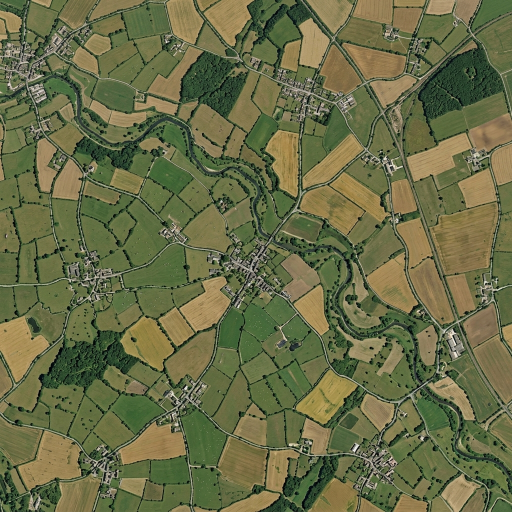
#> input picture inspiracion/mapa_visual.jpeg, 1024 x 1024 px (shown at 1/2 size); its folder holds 2 pictures in this run
$ python generate_osm.py
#> lines starting #> are read from the running program, lines starting #| are printed output that depends on the picture; after the words box and inside, x2 and y2 are one past the last pixel; in counts of white or black regions, pixels touching at a corner belong together
### map_source.py
#!/usr/bin/env python3
"""Shared reading of the inspiration imagery, plus the geometry helpers built on it.

Both the DEM generator and the OSM generator need the same river alignment, the same
village and the same industrial pads: if each script traced them on its own, a tweak to
one threshold would silently move the flattened ground out from under the farmyards.
So everything derived from `inspiracion/` lives here and is imported by both.

The two source images are 1024x1024 and are mapped 1:1 onto the *playable* area, so one
image pixel is PLAYABLE_M / 1024 = 4 metres. The DEM's non-playable border is filled by
mirroring the image outwards (see `padded_height_trend`).

Local coordinates follow the convention the rest of the project already uses:
    playable metres, x east, y south from the north edge, origin at the NW corner.
"""
import math
import os
from collections import deque

import numpy as np
from PIL import Image
from scipy import ndimage
from scipy.spatial import ConvexHull
import matplotlib
matplotlib.use('Agg')
import matplotlib.pyplot as plt

# --------------------------------------------------------------------- geometry
CANVAS_M = 12288.0         # full heightmap canvas (1 px = 1 m)
PLAYABLE_M = 8192.0        # playable area, centred in the canvas
OFFSET_M = (CANVAS_M - PLAYABLE_M) / 2.0      # 2048 m

SRC_PX = 1024              # inspiration image size
MPP = PLAYABLE_M / SRC_PX  # metres per source pixel

# The reference images are mapped 1:1 onto the playable area, so every distance read out
# of them scales with the map: make the map twice as wide and the same photographed
# field is twice as wide on the ground. The tuning constants in the generators were set
# against a 4096 m map and are multiplied by this, so changing PLAYABLE_M above is all
# it takes to resize the whole thing.
#
# Physical widths - hedgerows, lane corridors, the smoothing kernel - are NOT scaled:
# a hedge is a hedge whatever the map measures.
TUNED_AT_M = 4096.0
MAP_SCALE = PLAYABLE_M / TUNED_AT_M

ROOT = os.path.dirname(os.path.abspath(__file__))
VISUAL_PATH = os.path.join(ROOT, "inspiracion", "mapa_visual.jpeg")
HEIGHT_PATH = os.path.join(ROOT, "inspiracion", "mapa_alturas.jpeg")

# Elevation design, in metres. English lowland: a broad valley with gentle uplands.
RIVER_Z_UPSTREAM = 52.0    # water surface where the river enters at the NW
RIVER_Z_DOWNSTREAM = 24.0  # ...and where it leaves at the SE
LAND_Z_MIN = 30.0          # lowest ground away from the river
LAND_Z_MAX = 110.0         # hilltops

RIVER_HALF_M = 16.0        # half-width of the water channel
RIVER_DEPTH_M = 3.5        # bed below the water surface

# A lake on the river, fed and drained by it. It is placed by position along the river
# rather than by map coordinates, so it stays on the water however the traced alignment
# moves. Across this reach the water surface is flat - that is what makes it a lake and
# not a wide bit of river - and the profile drops again at the outlet.
LAKE_FROM_T = 0.585        # fraction of river chainage where the lake begins
LAKE_TO_T = 0.715          # ...and where it ends
LAKE_HALF_MAX_M = 130.0 * MAP_SCALE   # widest half-width, at the middle of the reach
LAKE_DEPTH_M = 6.0         # deepest point below the water surface
LAKE_BANK_M = 4.0          # how far the shore climbs above the water at the rim
LAKE_SHELF_M = 0.45 * LAKE_HALF_MAX_M   # how far in the bed takes to reach full depth
LAKE_BANK_WIDTH_M = 0.35 * LAKE_HALF_MAX_M   # width of the graded shore outside it
LAKE_RIM = 1.35            # the bank is cut out to this multiple of the half-width
LAKE_FAR = 4.0             # sentinel for 'not in the lake reach' (finite, see lake_field)

# Working raster for every mask/cut pass, in metres per pixel. Two metres keeps an 8 m
# hedgerow four pixels wide, which is the narrowest thing any of the cutting passes has
# to resolve.
GRID_S = 2.0
GRID_N = int(PLAYABLE_M / GRID_S)

# A settlement smaller than this in the source is a single farmstead, not a place to put
# a production on. Scales with area, so it tracks the map size.
MIN_SETTLEMENT_HA = 1.0 * MAP_SCALE ** 2


# --------------------------------------------------------------------- helpers
def disk(radius_px):
    r = int(round(radius_px))
    if r < 1:
        return np.ones((1, 1), bool)
    yy, xx = np.ogrid[-r:r + 1, -r:r + 1]
    return (xx * xx + yy * yy) <= r * r


def simplify(points, tol):
    """Iterative Douglas-Peucker; the raster outlines are far too dense to keep."""
    pts = np.asarray(points, dtype=float)
    if len(pts) < 3:
        return [tuple(p) for p in pts]
    keep = np.zeros(len(pts), dtype=bool)
    keep[0] = keep[-1] = True
    stack = [(0, len(pts) - 1)]
    while stack:
        i0, i1 = stack.pop()
        if i1 <= i0 + 1:
            continue
        a, b = pts[i0], pts[i1]
        seg = b - a
        seg_len = math.hypot(seg[0], seg[1])
        chunk = pts[i0 + 1:i1]
        if seg_len < 1e-9:
            d = np.hypot(chunk[:, 0] - a[0], chunk[:, 1] - a[1])
        else:
            d = np.abs(seg[0] * (chunk[:, 1] - a[1])
                       - seg[1] * (chunk[:, 0] - a[0])) / seg_len
        k = int(np.argmax(d))
        if d[k] > tol:
            k += i0 + 1
            keep[k] = True
            stack.append((i0, k))
            stack.append((k, i1))
    return [tuple(p) for p in pts[keep]]


def ring_area_ha(poly):
    return abs(sum(poly[k][0] * poly[k + 1][1] - poly[k + 1][0] * poly[k][1]
                   for k in range(len(poly) - 1))) / 2.0 / 10000.0


def polyline_length(pts):
    return sum(math.dist(pts[i], pts[i + 1]) for i in range(len(pts) - 1))


def resample(pts, step):
    p = np.asarray(pts, dtype=float)
    seg = np.hypot(*np.diff(p, axis=0).T)
    cum = np.concatenate([[0.0], np.cumsum(seg)])
    tgt = np.arange(0.0, cum[-1], step)
    return np.column_stack([np.interp(tgt, cum, p[:, i]) for i in (0, 1)])


# [16 lines left out: function chaikin, not called in this run]


MIN_HOLE_PX = 30           # a smaller interior hole is raster noise, and gets filled


def open_holes(comp):
    """Cut a one-pixel slot from every interior hole out to the edge of the component.

    A way in the generated .osm is a simple polygon: it cannot carry a hole. Contouring
    a donut returns two rings, and emitting both gives a filled outer polygon with a
    filled inner one on top of it - so a field would cover the copse it was cut around,
    and overlap itself while doing it. Slotting each hole open turns the donut into one
    keyhole ring that traces correctly.

    Holes below MIN_HOLE_PX are filled rather than slotted: a single stray pixel in the
    middle of a lake is not a clearing, and slotting it draws a several-hundred-metre
    scar across the polygon to reach the shore.
    """
    from PIL import ImageDraw
    filled = ndimage.binary_fill_holes(comp)
    holes = filled & ~comp
    if not holes.any():
        return comp
    outside = ~filled
    if not outside.any():
        return comp

    lab, k = ndimage.label(holes, np.ones((3, 3), bool))
    sizes = ndimage.sum(holes, lab, range(1, k + 1))
    speck = np.nonzero(sizes < MIN_HOLE_PX)[0] + 1
    if len(speck):
        comp = comp | np.isin(lab, speck)
        if len(speck) == k:
            return comp

    # Distance to the nearest pixel outside the component, and which pixel that is.
    dist, idx = ndimage.distance_transform_edt(~outside, return_indices=True)
    img = Image.fromarray(comp.astype(np.uint8) * 255)
    draw = ImageDraw.Draw(img)
    for hid in range(1, k + 1):
        if sizes[hid - 1] < MIN_HOLE_PX:
            continue
        ys, xs = np.nonzero(lab == hid)
        j = int(np.argmin(dist[ys, xs]))
        y0, x0 = int(ys[j]), int(xs[j])
        y1, x1 = int(idx[0][y0, x0]), int(idx[1][y0, x0])
        draw.line([(x0, y0), (x1, y1)], fill=0, width=1)
    return np.array(img) > 0


# [38 lines left out: function regularise, not called in this run]


def trace_components(mask, s, min_ha, simp_tol, offset=(0.0, 0.0), clip_to=None):
    """Outline every component of a boolean mask as simplified closed rings.

    Works on the bounding box of each component rather than the whole grid, which is
    what makes the per-parcel cutting passes affordable. Holes are slotted open first
    (see `open_holes`) so each component comes back as exactly one ring.
    """
    lab, k = ndimage.label(mask, np.ones((3, 3), bool))
    if k == 0:
        return []
    hi = PLAYABLE_M if clip_to is None else clip_to
    out = []
    objs = ndimage.find_objects(lab)
    for lid in range(1, k + 1):
        sl = objs[lid - 1]
        comp = lab[sl] == lid
        if comp.sum() * s * s / 10000.0 < min_ha:
            continue
        comp = open_holes(comp)
        h, w = comp.shape
        padded = np.zeros((h + 2, w + 2), dtype=np.float32)
        padded[1:-1, 1:-1] = comp
        ax_x = (np.arange(w + 2) - 1.5 + sl[1].start + 0.5) * s + offset[0]
        ax_y = (np.arange(h + 2) - 1.5 + sl[0].start + 0.5) * s + offset[1]
        gx, gy = np.meshgrid(ax_x, ax_y)
        fig, ax = plt.subplots()
        cs = ax.contour(gx, gy, padded, levels=[0.5])
        plt.close(fig)
        if not cs.allsegs[0]:
            continue
        rings = []
        for seg in cs.allsegs[0]:
            if len(seg) < 4:
                continue
            pts = [(min(max(float(x), 0.0), hi), min(max(float(y), 0.0), hi))
                   for x, y in seg]
            if pts[0] != pts[-1]:
                pts.append(pts[0])
            pts = simplify(pts, simp_tol)
            if len(pts) < 4:
                continue
            if pts[0] != pts[-1]:
                pts.append(pts[0])
            rings.append((pts, ring_area_ha(pts)))
        if not rings:
            continue
        # One component, one polygon: keep the enclosing ring and discard the rest.
        best = max(rings, key=lambda z: z[1])
        if best[1] >= min_ha:
            out.append(best)
    return out


def to_grid(mask_src, n=GRID_N):
    """Source-image mask -> working raster, nearest neighbour (indices must stay crisp)."""
    return np.array(Image.fromarray(mask_src.astype(np.uint8) * 255).resize(
        (n, n), Image.Resampling.NEAREST)) > 0


# --------------------------------------------------------------------- imagery
def load_visual():
    """Wood mask, building mask and hedgerow density, all at source-image resolution."""
    if not os.path.exists(VISUAL_PATH):
        raise SystemExit(f"Missing inspiration image: {VISUAL_PATH}")
    hsv = np.array(Image.open(VISUAL_PATH).convert("HSV"), dtype=np.float32)
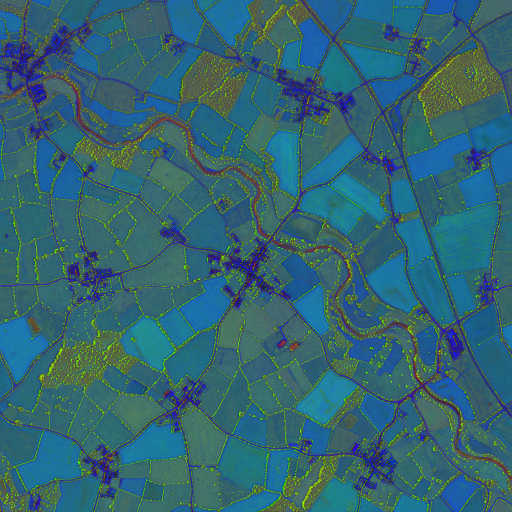
#> hsv: shape (1024, 1024, 3) float32 (shown at 1/2 size); mean R, G, B 50.6, 101.1, 113.6
    hue, sat, val = hsv[..., 0] / 255.0, hsv[..., 1] / 255.0, hsv[..., 2] / 255.0
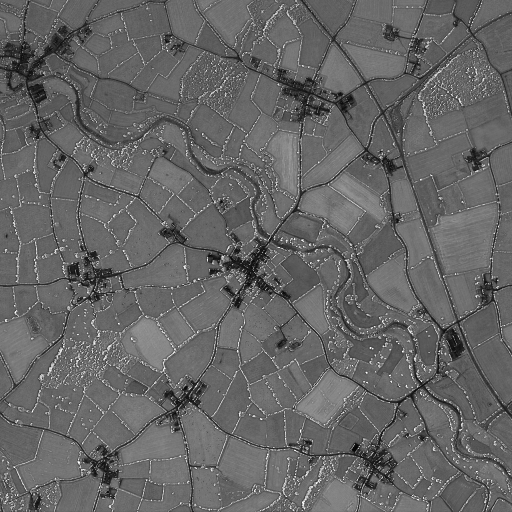
#> sat: shape (1024, 1024) float32 (shown at 1/2 size); min 0, max 1, mean 0.396
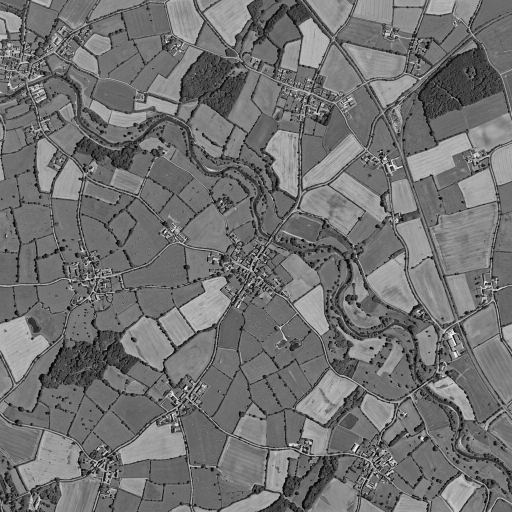
#> val: shape (1024, 1024) float32 (shown at 1/2 size); min 0, max 1, mean 0.445
    val_s = ndimage.gaussian_filter(val, 1.0)

    # Woodland: dark, saturated and green.
    wood = (val < 0.32) & (sat > 0.22) & (hue > 0.18) & (hue < 0.47)
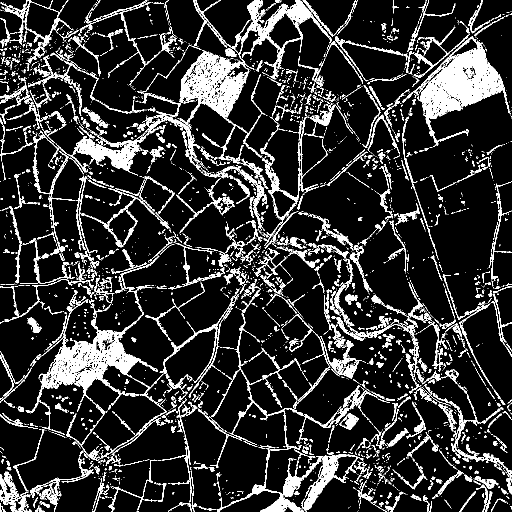
#> wood: shape (1024, 1024) bool (shown at 1/2 size); 15.4% white; 3295 white regions (2475 under 20 px), largest, box (x1, y1, x2, y2) and area: (359, 0, 663, 350) 15751, (52, 590, 471, 860) 13564, (804, 78, 1022, 294) 12847
    wood = ndimage.binary_opening(wood, np.ones((3, 3), bool))
#> wood: shape (1024, 1024) bool; 7.7% white; 2072 white regions (1202 under 20 px), largest, box (x1, y1, x2, y2) and area: (840, 85, 1001, 230) 8559, (148, 273, 276, 341) 2764, (120, 680, 173, 744) 1154
    wood = ndimage.binary_closing(wood, np.ones((7, 7), bool))
#> wood: shape (1024, 1024) bool; 10.3% white; 1002 white regions (485 under 20 px), largest, box (x1, y1, x2, y2) and area: (840, 85, 1009, 272) 13244, (82, 658, 293, 787) 10366, (361, 102, 497, 236) 8416

    # Buildings: desaturated and bright. The lanes are the same grey, so an opening
    # with a small disk drops the linear features and keeps the blobs; the closing
    # afterwards gathers a scatter of roofs into one settlement.
    roofs = (sat < 0.20) & (val > 0.33)
#> roofs: shape (1024, 1024) bool; 4.6% white; 2121 white regions (1945 under 20 px), largest, box (x1, y1, x2, y2) and area: (0, 67, 278, 229) 4902, (489, 111, 795, 381) 4665, (445, 476, 867, 890) 4239
    blobs = ndimage.binary_opening(roofs, disk(2))
#> blobs: shape (1024, 1024) bool; 1.3% white; 250 white regions (81 under 20 px), largest, box (x1, y1, x2, y2) and area: (892, 657, 928, 719) 1003, (463, 514, 512, 556) 566, (58, 168, 91, 198) 440
    blobs = ndimage.binary_closing(blobs, disk(6))
#> blobs: shape (1024, 1024) bool; 2.1% white; 96 white regions (21 under 20 px), largest, box (x1, y1, x2, y2) and area: (6, 51, 133, 207) 3955, (446, 491, 544, 589) 2412, (703, 887, 786, 951) 1954
    blobs = ndimage.binary_opening(blobs, disk(2))
#> blobs: shape (1024, 1024) bool; 2% white; 115 white regions (32 under 20 px), largest, box (x1, y1, x2, y2) and area: (6, 86, 93, 207) 3054, (451, 492, 540, 584) 2365, (703, 887, 786, 951) 1953
    setts = ndimage.binary_fill_holes(ndimage.binary_closing(blobs, disk(10)))
#> setts: shape (1024, 1024) bool; 2.9% white; 63 white regions (14 under 20 px), largest, box (x1, y1, x2, y2) and area: (10, 51, 134, 207) 5658, (415, 477, 544, 589) 3976, (703, 876, 788, 979) 3306

    # Hedgerow density: every dark line (hedge, tree belt) or grey line (lane). Blurred,
    # it is a good proxy for how small the fields are in each part of the map.
    barrier = ((val_s < 0.33) | (sat < 0.22)).astype(np.float32)
#> barrier: shape (1024, 1024) float32; values 0 (black) and 1 (white), 22.1% white; 1210 white regions (855 under 20 px), largest, box (x1, y1, x2, y2) and area: (0, 0, 1024, 1024) 192714, (930, 283, 1024, 568) 2477, (862, 880, 997, 1024) 1900
    density = ndimage.gaussian_filter(barrier, 30.0)
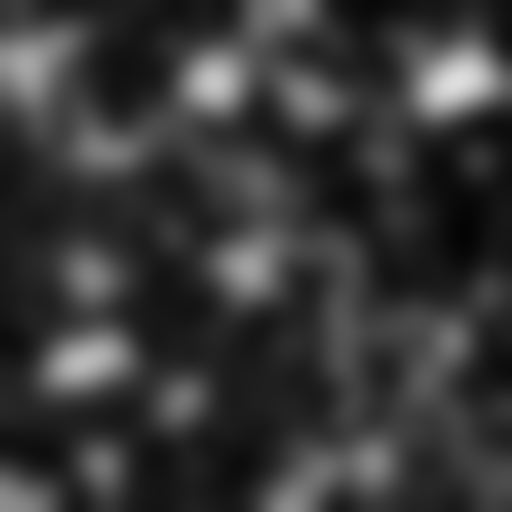
#> density: shape (1024, 1024) float32 (shown at 1/2 size); min 0.018, max 0.87, mean 0.221
    return wood, setts, density


def load_height_trend():
    """The greyscale of the inspiration heightmap, at source-image resolution."""
    if not os.path.exists(HEIGHT_PATH):
        raise SystemExit(f"Missing inspiration image: {HEIGHT_PATH}")
    return np.array(Image.open(HEIGHT_PATH).convert("L"), dtype=np.float32)
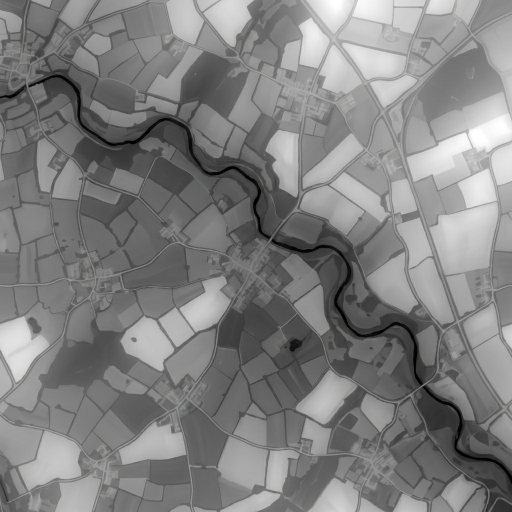
#> input picture inspiracion/mapa_alturas.jpeg, 1024 x 1024 px (shown at 1/2 size)
#> returned value: shape (1024, 1024) float32


# [11 lines left out: function padded_height_trend, not called in this run]


RIVER_STEP = 8.0           # canonical spacing of the river centreline nodes
_RIVER_CACHE = {}


def load_river_path(step=None, extend_m=None):
    """The river centreline, as playable-area metres, running NW -> SE.

    Traced from the dark channel in the inspiration heightmap: threshold, keep the
    largest component, then walk its longest internal path with a double breadth-first
    search (the classic graph-diameter trick) and smooth the result.
    """
    # Cached and canonical. Sampling the same alignment at two different steps gives two
    # slightly different polylines, and anything derived from "the nearest river node" -
    # the lake half-width above all - then disagrees between the generators.
    if step is None:
        step = RIVER_STEP
    key = (step, extend_m)
    if key in _RIVER_CACHE:
        return _RIVER_CACHE[key]

    a = ndimage.median_filter(load_height_trend(), size=3)
    mask = ndimage.binary_closing(a < 55, structure=np.ones((5, 5), bool))
#> mask: shape (1024, 1024) bool; 2.4% white; 26 white regions (18 under 20 px), largest, box (x1, y1, x2, y2) and area: (2, 141, 1022, 989) 22993, (972, 980, 1022, 1022) 1113, (578, 674, 611, 705) 486
    lab, k = ndimage.label(mask, np.ones((3, 3), bool))
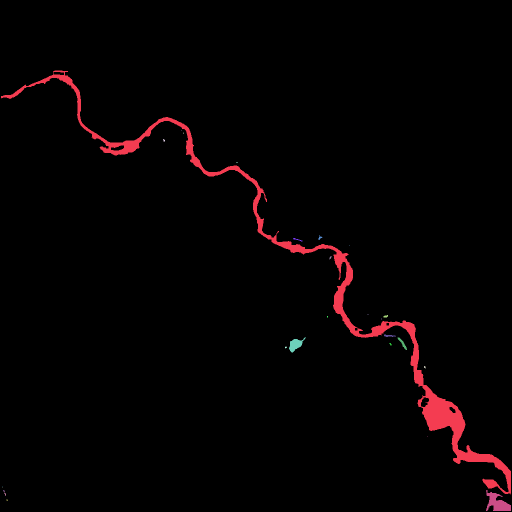
#> lab: shape (1024, 1024) int32 (shown at 1/2 size); 27 distinct labels, from 0 to 26; one colour per label, 0 black
#> k = 26
    if k == 0:
        raise SystemExit("No river found in the inspiration heightmap.")
    sizes = ndimage.sum(mask, lab, range(1, k + 1))
#> sizes = 26 values, max 22993 at index 0, min 1 at index 1, mean 961.5
#> (the rest of the program and of its run is left out)
